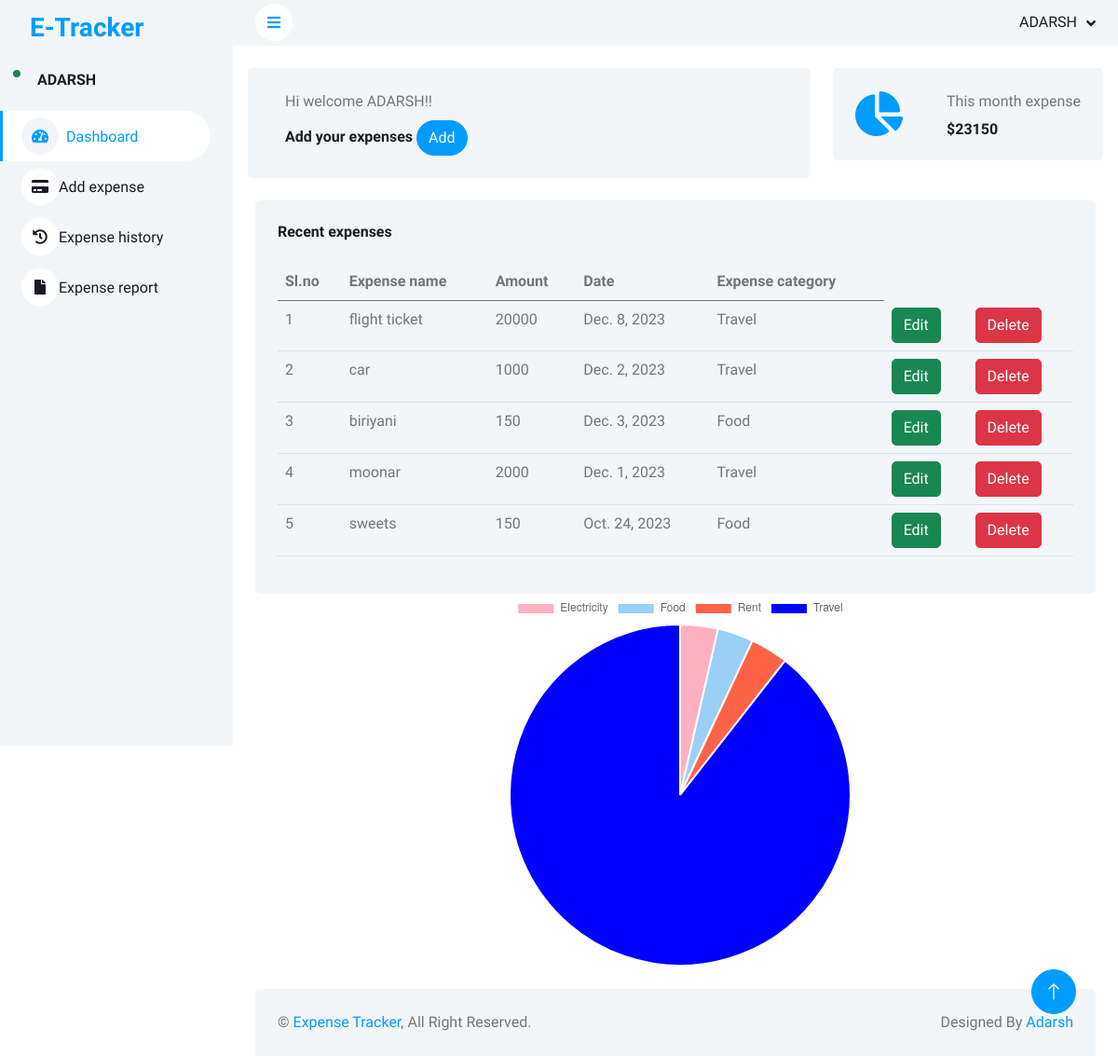
/userapp/index/ (signed in), run on the app's committed database.
### accounts/models.py (models this page shows)
class CustomUser(AbstractUser):
    email = models.EmailField(unique=True)
    groups = models.ManyToManyField('auth.Group', related_name='custom_users')
    user_permissions = models.ManyToManyField('auth.Permission', related_name='custom_users')

### userapp/models.py (models this page shows, shortened)
class expense(models.Model):
    user = models.ForeignKey(settings.AUTH_USER_MODEL, on_delete=models.CASCADE)
    expense_name = models.CharField(max_length=50)
    amount = models.IntegerField()
    date = models.DateField()
    category = models.CharField(max_length=50)
    created_at = models.DateTimeField(auto_now_add=True)

### userapp/views.py (the view)
# urls.py: path('index/', views.index, name='index'),
@login_required
def index(request):
    current_user = request.user
    current_date = datetime.now()
    current_month_expenses = expense.objects.filter(
        user=current_user,
        date__year=current_date.year,
        date__month=current_date.month
    )
    total_expense = current_month_expenses.aggregate(Sum('amount'))['amount__sum']
    if total_expense is None:
        total_expense = 0  # Ensure a default value if there are no expenses
    context = {
        'current_month_expenses': current_month_expenses,
        'total_expense': total_expense,
    }
    data = expense.objects.filter(user=current_user).order_by('-created_at')[:5]
    categories = expense.objects.filter(user=current_user).values('category').annotate(total_amount=Sum('amount'))
    categories_data = [category['category'] for category in categories]
    categories_amount = [category['total_amount'] for category in categories]
    return render(request, 'index.html', {
        'data': data,
        'context': context,
        'categories_data': categories_data,
        'categories_amount': categories_amount,
    })

### userapp/templates/index.html (shortened to what this page needs)
<!DOCTYPE html>
{% load static %}
<html lang="en">
<head>
    <link href="https://cdnjs.cloudflare.com/ajax/libs/font-awesome/5.10.0/css/all.min.css" rel="stylesheet">
    <link href="https://cdn.jsdelivr.net/npm/bootstrap-icons@1.4.1/font/bootstrap-icons.css" rel="stylesheet">
    <link href="{% static 'lib/owlcarousel/assets/owl.carousel.min.css' %}" rel="stylesheet">
    <link href="{% static 'lib/tempusdominus/css/tempusdominus-bootstrap-4.min.css' %}" rel="stylesheet" />
    <link href="{% static 'css/bootstrap.min.css' %}" rel="stylesheet">
    <link href="{% static 'css/style.css' %}" rel="stylesheet">
</head>
<body>
    <div class="container-xxl position-relative bg-white d-flex p-0">
        <div class="sidebar pe-4 pb-3">
            <nav class="navbar bg-light navbar-light">
                <a href="index.html" class="navbar-brand mx-4 mb-3">
                    <h3 class="text-primary">E-Tracker</h3>
                </a>
                <div class="d-flex align-items-center ms-4 mb-4">
                    <div class="position-relative">
                        <div class="bg-success rounded-circle border border-2 border-white position-absolute end-0 bottom-0 p-1"></div>
                    </div>
                    <div class="ms-3">
                        <h6 class="mb-0">
                            {% if user.is_authenticated %}
                               {{ user.username }}
                            {% endif %}
                        </h6>
                    </div>
                </div>
                <div class="navbar-nav w-100">
                    <a href="{% url "index" %}" class="nav-item nav-link active"><i class="fa fa-tachometer-alt me-2"></i>Dashboard</a>
                    <div class="nav-item dropdown">
                        <a href="{% url "add_expense" %}" class="nav-link " ><i class="fa fa-credit-card"></i>Add expense</a>
                    </div>
                    <a href="{% url "expense_history" %}" class="nav-item nav-link"><i class="fa fa-history"></i>Expense history</a>
                    <a href="{% url "expense_report" %}" class="nav-item nav-link"><i class="fa fa-file"></i>Expense report</a>
                </div>
            </nav>
        </div>
        <div class="content">
            <nav class="navbar navbar-expand bg-light navbar-light sticky-top px-4 py-0">
                <a href="#" class="sidebar-toggler flex-shrink-0">
                    <i class="fa fa-bars"></i>
                </a>
                <div class="navbar-nav align-items-center ms-auto">
                    <div class="nav-item dropdown">
                        <a href="#" class="nav-link dropdown-toggle" data-bs-toggle="dropdown">
                            {% if user.is_authenticated %}
                               {{ user.username }}
                            {% endif %}
                        </a>
                    </div>
                </div>
            </nav>
            {% block content %}
            <div class="container-fluid pt-4 px-3">
                <div class="row g-4">
                    <div class="col-sm-6 col-xl">
                        <div class="bg-light rounded d-flex align-items-center justify-content-between p-4">
                            <div class="ms-3">
                                <p class="mb-2">Hi welcome
                                    {% if user.is_authenticated %}
                                       {{ user.username }}!!
                                    {% endif %}
                                </p>
                                <h6 class="mb-0">Add your expenses <a href='{% url "add_expense" %}'></a> <a href="{% url "add_expense" %}" style="border-radius:40px" class="btn btn-primary">Add</a></h6>
                            </div>
                        </div>
                    </div>
                    <div class="col-sm-6 col-xl-4">
                        <div class="bg-light rounded d-flex align-items-center justify-content-between p-4">
                            <i class="fa fa-chart-pie fa-3x text-primary"></i>
                            <div class="ms-3">
                                <p class="mb-2">This month expense</p>
                                <h6 class="mb-0">${{ context.total_expense }}</h6>
                            </div>
                        </div>
                    </div>
                </div>
            </div>
             <div class="container-fluid pt-4 px-4">
        <div class="row g-4">
            <div class="col-sm-12 col-xl">
                <div class="bg-light rounded h-100 p-4">
                    <h6 class="mb-4">Recent expenses</h6>
                    <div class="table-responsive">
                        <table class="table">
                            <thead>
                                <tr>
                                    <th scope="col">Sl.no</th>
                                    <th scope="col">Expense name</th>
                                    <th scope="col">Amount</th>
                                    <th scope="col">Date</th>
                                    <th scope="col">Expense category</th>
                                </tr>
                            </thead>
                            <tbody>
                                {% for i in data %}
                                <tr>
                                    <td>{{ forloop.counter }}</td>
                                    <td>{{ i.expense_name }}</td>
                                    <td>{{ i.amount }}</td>
                                    <td>{{ i.date }}</td>
                                    <td>{{ i.category }}</td>
                                    <td>
                                       <form action="{% url 'expense_edit' dataid=i.id %}">
                                            <button type="submit" class="btn btn-success mr-2">Edit</button>
                                        </form>
                                    </td>
                                    <td>
                                        <form action="{% url "delete_expense" dataid=i.id %}">
                                            <button type="submit" class="btn btn-danger mr-2">Delete</button>
                                        </form>
                                    </td>
                                </tr>
                                {% endfor %}
                            </tbody>
                        </table>
                    </div>
                </div>
            </div>
        </div>
    </div>
<div style="width:400px;height:400px;margin-left:280px">
    <canvas id="expensePieChart" ></canvas>
</div>
            <div class="container-fluid pt-4 px-4">
                <div class="bg-light rounded-top p-4">
                    <div class="row">
                        <div class="col-12 col-sm-6 text-center text-sm-start">
                            &copy; <a href="#">Expense Tracker</a>, All Right Reserved.
                        </div>
                        <div class="col-12 col-sm-6 text-center text-sm-end">
                            Designed By <a href="https://htmlcodex.com">Adarsh
                        </div>
                    </div>
                </div>
            </div>
            {% endblock %}
        </div>
        <a href="#" class="btn btn-lg btn-primary btn-lg-square back-to-top"><i class="bi bi-arrow-up"></i></a>
    </div>
<script>
    document.addEventListener('DOMContentLoaded', function () {
        var ctx = document.getElementById('expensePieChart').getContext('2d');
        var data = {
            labels: {{ categories_data|safe }},  // Pass the categories data from Django to JavaScript
            datasets: [{
                data: {{ categories_amount|safe }},  // Pass the categories amount data from Django to JavaScript
                backgroundColor: [
                    'rgba(255, 99, 132, 0.5)',
                    'rgba(54, 162, 235, 0.5)',
                    'rgba(255, 99, 71, 1)',
                    'rgb(0, 0, 255)',
                    // Add more colors as needed
                ]
            }]
        };
        var pieChart = new Chart(ctx, {
            type: 'pie',
            data: data
        });
    });
</script>
</body>
</html>

### accounts/static/css/style.css (style rules this page uses)
:root { --primary: #009CFF; --light: #F3F6F9; --dark: #191C24; }
.back-to-top { position: fixed; display: none; right: 45px; bottom: 45px; z-index: 99; }
.btn { transition: .5s; }
.btn.btn-primary { color: #FFFFFF; }
.btn-lg-square { width: 48px; height: 48px; }
.btn-square, .btn-sm-square, .btn-lg-square { padding: 0; display: inline-flex; align-items: center; justify-content: center; font-weight: normal; border-radius: 50px; }
.sidebar { position: fixed; top: 0; left: 0; bottom: 0; width: 250px; height: 100vh; overflow-y: auto; background: var(--light); transition: 0.5s; z-index: 999; }
.content { margin-left: 250px; min-height: 100vh; background: #FFFFFF; transition: 0.5s; }
@media (min-width: 992px) { .sidebar { margin-left: 0; } }
@media (min-width: 992px) { .content { width: calc(100% - 250px); } }
.sidebar .navbar .navbar-nav .nav-link { padding: 7px 20px; color: var(--dark); font-weight: 500; border-left: 3px solid var(--light); border-radius: 0 30px 30px 0; outline: none; }
.sidebar .navbar .navbar-nav .nav-link:hover, .sidebar .navbar .navbar-nav .nav-link.active { color: var(--primary); background: #FFFFFF; border-color: var(--primary); }
.sidebar .navbar .navbar-nav .nav-link i { width: 40px; height: 40px; display: inline-flex; align-items: center; justify-content: center; background: #FFFFFF; border-radius: 40px; }
.sidebar .navbar .navbar-nav .nav-link:hover i, .sidebar .navbar .navbar-nav .nav-link.active i { background: var(--light); }
.content .navbar .navbar-nav .nav-link { margin-left: 25px; padding: 12px 0; color: var(--dark); outline: none; }
.content .navbar .sidebar-toggler, .content .navbar .navbar-nav .nav-link i { width: 40px; height: 40px; display: inline-flex; align-items: center; justify-content: center; background: #FFFFFF; border-radius: 40px; }
.content .navbar .dropdown-toggle::after { margin-left: 6px; vertical-align: middle; border: none; content: "\f107"; font-family: "Font Awesome 5 Free"; font-weight: 900; transition: .5s; }

### data on the page
CustomUser: username "ADARSH"
expense: expense_name "flight ticket", amount "20000", date "Dec. 8, 2023", category "Travel"
expense: expense_name "car", amount "1000", date "Dec. 2, 2023", category "Travel"
expense: expense_name "biriyani", amount "150", date "Dec. 3, 2023", category "Food"
expense: expense_name "moonar", amount "2000", date "Dec. 1, 2023", category "Travel"
expense: expense_name "sweets", amount "150", date "Oct. 24, 2023", category "Food"

### other printed values
{{ context.total_expense }} "23150"
chart data {{ categories_data|safe }} ['Electricity', 'Food', 'Rent', 'Travel']
chart data {{ categories_amount|safe }} [1000, 950, 1000, 25000]
